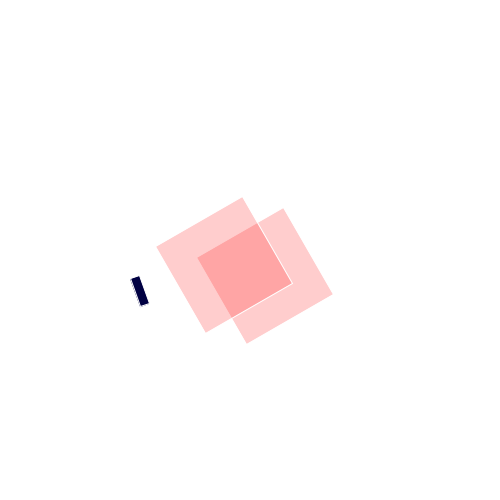
Frame 1 (no input)
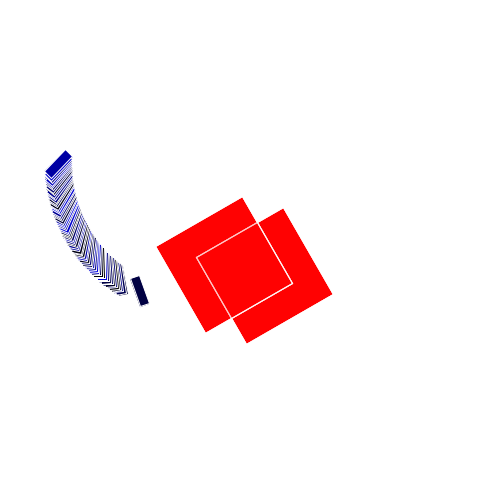
Frame 60 (the mouse pressed at the canvas centre just before this capture)
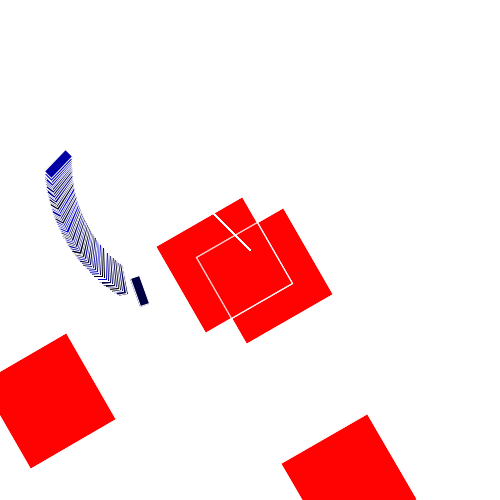
Frame 120 (the mouse held since frame 60 and released just before this capture)

The Processing sketch that drew these frames (run headless with seeded random() and noise(); from frame 60 on, the mouse is pressed at the canvas centre):

// Processing sketch: processing_141540
// ── processing_141540.pde

void setup()
{
size(500, 500);
background(255);
noFill();
}

void draw()
{
//background(255);
translate(width/2, height/2);
noFill();
stroke(255, 100, 0);
float r = random(200);

pushMatrix();
rectMode(CENTER);
rotate(radians(60));


stroke(255);
rect(mouseX, mouseY, 200,200);
fill(255,0,0,50);
rect(30, mouseY, 100,100);
rect(mouseX, 30, 100,100);
fill(0,0,random(255));
translate(-100, 0);
rotate(millis()/1000.0);
translate(100,100);
rect(mouseY, mouseX, 30,10);
popMatrix();
resetMatrix();


triangle(mouseX, mouseY, 20,20, 40, 40);
println(mouseX);
}
